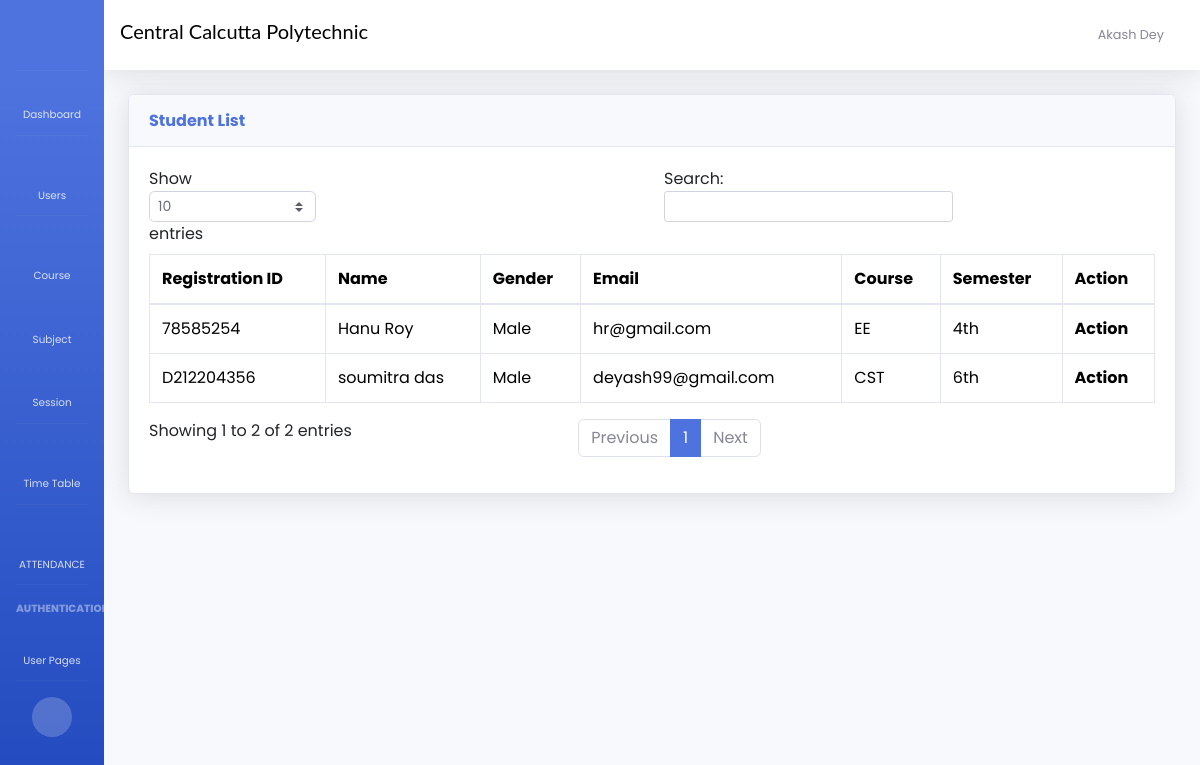
/student/List (signed in), run on an earlier commit of the app's database.
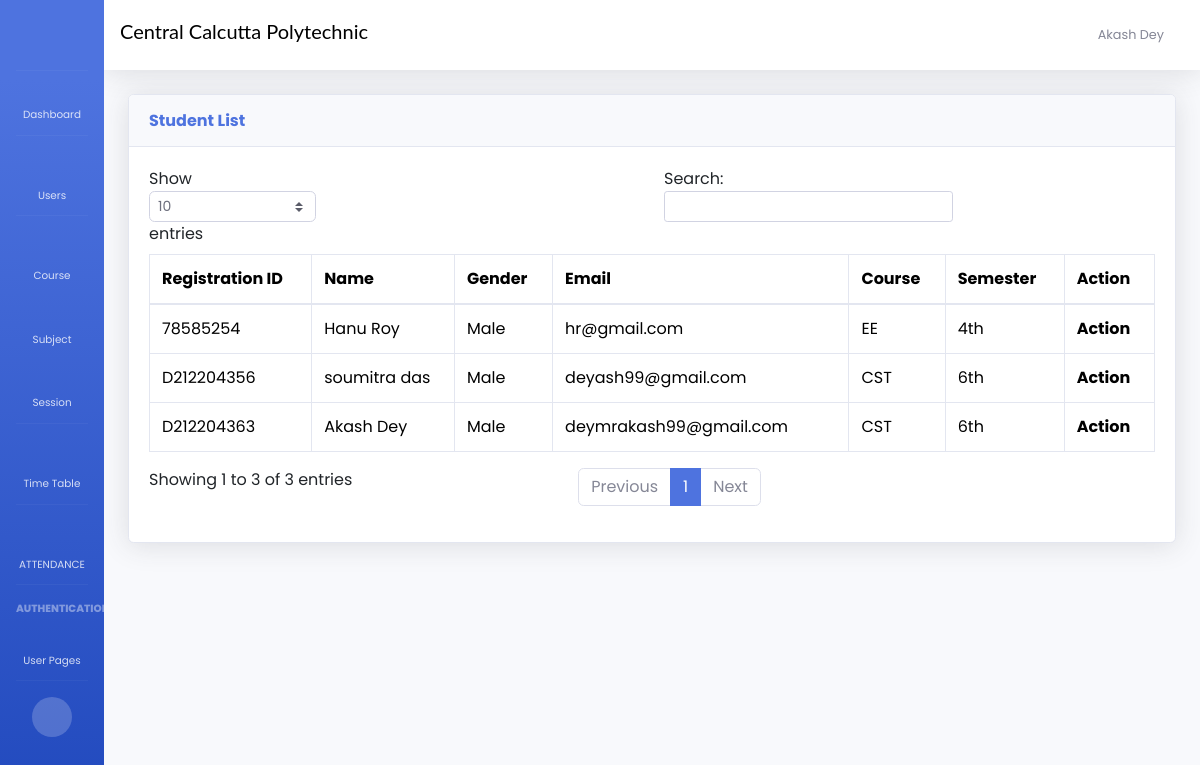
And on a later commit of the database.
### usermodule/models.py (models this page shows, shortened)
class Student(models.Model):
    def wrapper(instance, filename):
        ext = filename.split('.')[-1]
        filename = '{}.{}'.format(instance.id, ext)
        return os.path.join("Student", filename)
    id=models.AutoField(primary_key=True)
    student = models.OneToOneField(CustomUser, on_delete=models.CASCADE)
    reg_id = models.CharField(max_length=10)
    photo = models.FileField(upload_to=wrapper)
    name = models.CharField(max_length=50)
    email = models.EmailField(unique=True)
    verified = models.BooleanField(default=False)
    dob = models.DateField()
    gender = models.CharField(max_length=10)
    phone = models.IntegerField()
    sem = models.ForeignKey(Semester, on_delete=models.SET_NULL, null=True)
    course_id=models.ForeignKey(Courses,on_delete=models.DO_NOTHING)
    created_at=models.DateTimeField(auto_now_add=True)
    updated_at=models.DateTimeField(auto_now=True)
    approved = models.BooleanField(default=False)
    objects=models.Manager()

class Courses(models.Model):
    id=models.AutoField(primary_key=True)
    course_name=models.CharField(max_length=255)
    created_at=models.DateTimeField(auto_now_add=True)
    updated_at=models.DateTimeField(auto_now_add=True)
    objects=models.Manager()

class Semester(models.Model):
    SEMESTER_CHOICES = (
        ("1st", '1st Semester'),
        ("2nd", '2nd Semester'),
        ("3rd", '3rd Semester'),
        ("4th", '4th Semester'),
        ("5th", '5th Semester'),
        ("6th", '6th Semester'),
    )
    YEAR_CHOICES = (
        ("1st", '1st Year'),
        ("2nd", '2nd Year'),
        ("3rd", '3rd Year'),
    )
    semester = models.CharField(choices=SEMESTER_CHOICES, max_length=100)
    year = models.CharField(choices=SEMESTER_CHOICES, max_length=100)
    created_at=models.DateTimeField(auto_now_add=True)
    updated_at=models.DateTimeField(auto_now_add=True)
    objects = models.Manager()

### datamodule/views.py (the view)
# urls.py: path('student/List', d_views.Student_list, name="studentlist"),
@login_required(login_url="/login")
def Student_list(request):
    user = request.user
    if int(user.user_type) == 1:
        User = HOD.objects.filter(hod=user, approved=True).first()
    elif int(user.user_type) == 2:
        User = Staff.objects.filter(staff=user, approved=True).first()
    elif int(user.user_type) == 3:
        User = Student.objects.filter(student=user, approved=True).first()
    if check_approve(request):
        return redirect("waiting_student")
    data = {
        "user": User,
        "usertype": usertypedata[int(user.user_type)]
    }
    data["studentTable"] =  Student.objects.filter(approved=True)
    return render(request, "student.html", data)

### datamodule/views.py (called while the page is built)
def check_approve(request):
    user = request.user
    if int(user.user_type) == 1:
        User = HOD.objects.filter(hod=user).first()
    elif int(user.user_type) == 2:
        User = Staff.objects.filter(staff=user).first()
    elif int(user.user_type) == 3:
        User = Student.objects.filter(student=user).first()
    return User.approved==False

### templates/student.html (shortened to what this page needs)
{% extends "base/base1.html" %}
{% load static %}
{% block main %}
<div class="card shadow mb-4">
  <div class="card-header py-3">
      <h6 class="m-0 font-weight-bold text-primary">Student List</h6>
  </div>
  <div class="card-body">
      <div class="table-responsive">
          <table class="table table-bordered" id="dataTable" width="100%" cellspacing="0">
              <thead>
                <tr>
                  <th>Registration ID</th>
                  <th>Name</th>
                  <th>Gender</th>
                  <th>Email</th>
                  <th>Course</th>
                  <th>Semester</th>
                  {% if usertype != "Student" %}
                  <th>Action</th>
                  {% endif %}
                </tr>
              </thead>
              <tbody>
                {% if studentTable %}
                  {% for i in studentTable %}
                  <tr>
                      <td>{{i.reg_id}}</th>
                      <td>{{i.name}}</td>
                      <td>{{i.gender}}</td>
                      <td>{{i.email}}</td>
                      <td>{{i.course_id.course_name}}</td>
                      <td>{{i.sem.semester}}</td>
                      {% if usertype != "Student" %}
                      <th>Action</th>
                      {% endif %}
                  </tr>
                  {% endfor %}
              {% endif %}
              </tbody>
            </table>
          </div>
      </div>
  </div>
{% endblock main %}

What changed in the data, as far as the page shows it:
now on this page (row edited): Student: reg_id "D212204363", name "Akash Dey", gender "Male", email "deymrakash99@gmail.com", course_id.course_name "CST", sem.semester "6th"
Also different on the page:
text written by a page script: "Show entries Search: Showing 1 to 2 of 2 entries Previous 1 Next" → "Show entries Search: Showing 1 to 3 of 3 entries Previous 1 Next"
